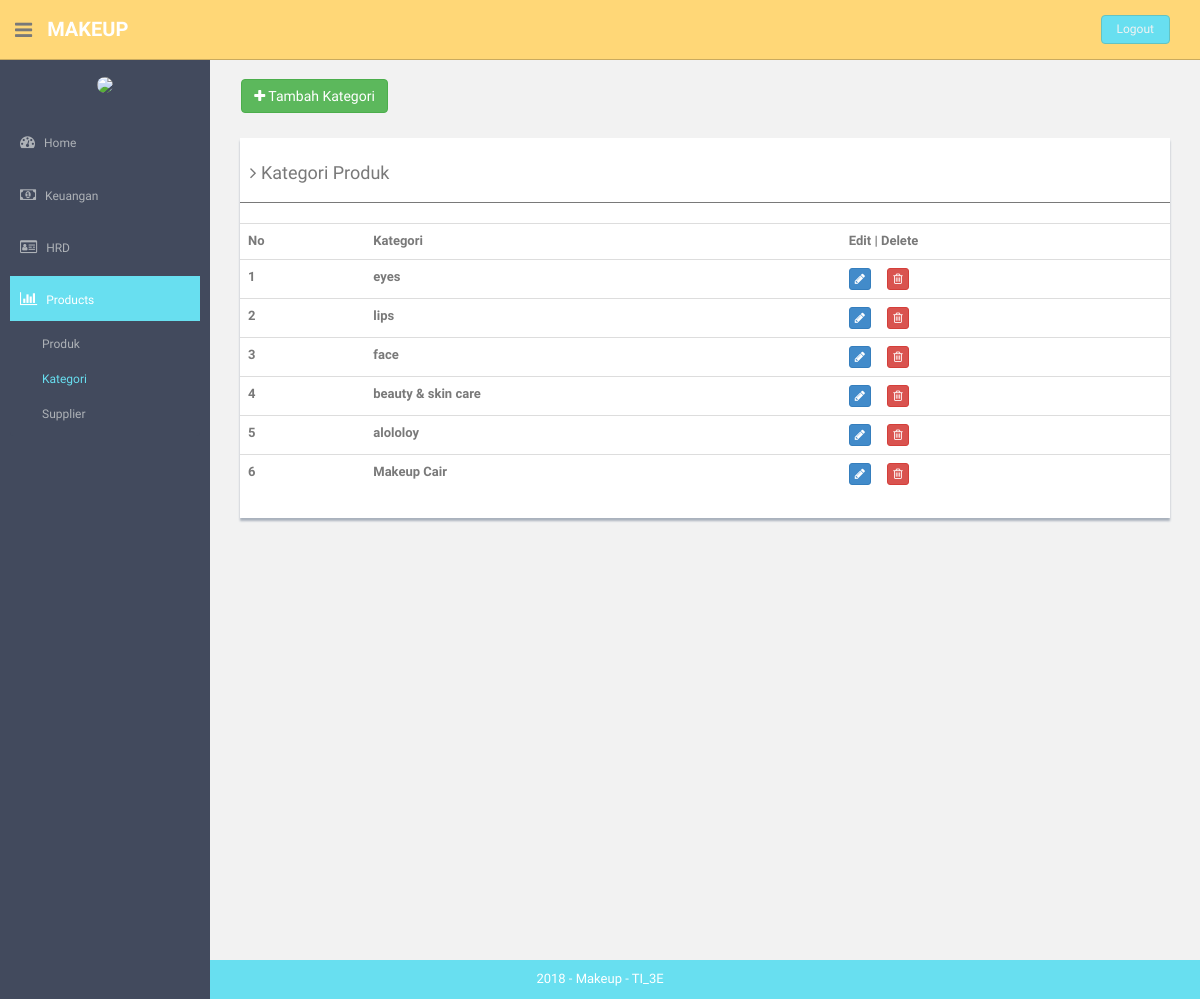
Page /index.php/kategori on the committed database.
### tables this page shows
CREATE TABLE `kategori` (
  `id_kategori` int(10) NOT NULL,
  `nama_kategori` varchar(255) NOT NULL
);

### application/controllers/Kategori.php (called while the page is built, shortened)
<?php
class Kategori extends CI_Controller {
	public function __construct()
	{
		$this->load->helper('url','form');
		$this->load->library('form_validation');
		$this->load->model('kategori_model');
		$this->load->helper('html');
		$this->load->library('image_lib');
	}
	public function index()
	{
		$cek['status'] = array(
        		'home'=>'',
        		'hrd'=>'',
        		'keuangan'=>'',
        		'produk'=>'active',
        		'pembelian'=>'',
        		'pemasukan'=>'',
        		'pengeluaran'=>'',
        		'utang'=>'',
        		'cash_flow'=>'',
        		'neraca'=>'',
        		'admin'=>'',
        		'gaji'=>'',
        		'golongan'=>'',
        		'absensi'=>'',
        		'user'=>'',
        		'barang'=>'',
        		'supplier'=>'',
        		'kategori'=>'active',
        		);
		    	$object['kat']=$this->kategori_model->getDataKategori();
				$this->load->view('component/header',$cek);
				$this->load->view('kategori',$object);
				$this->load->view('component/footer');
	}
}

### index.php (called while the page is built, shortened)
<?php
require_once BASEPATH.'core/CodeIgniter.php';

### application/models/Kategori_model.php (called while the page is built, shortened)
<?php
class Kategori_model extends CI_Model {
	public function getDataKategori()
	{
		$query = $this->db->query("SELECT id_kategori,nama_kategori from kategori");
		return $query->result();
	}
}

### application/views/kategori.php (the view)
<section id="main-content">
  <section class="wrapper site-min-height">
    <br>&nbsp;&nbsp;&nbsp;&nbsp;
    <a href="<?php echo base_url('index.php/kategori/form_kategori'); ?>"><button type="button" class="btn btn-success "><i class="fa fa-plus"> </i> Tambah Kategori</button></a>
    <br>
    <div class="col-md-12 mt">
      <div class="content-panel">
        <table class="table table-hover">
          <h4><i class="fa fa-angle-right"></i> Kategori Produk</h4>
          <hr>
          <tbody>
            <tr>
              <th>No</th>
              <th>Kategori</th>
              <th align="center">Edit | Delete</th>
            </tr>
            <?php
            $no = 1;
            foreach ($kat as $key): ?>
            <tr>
              <th><?php echo $no++ ?></th>
              <th><?php echo $key->nama_kategori ?></th>
              <td>
                <a class="btn btn-primary btn-xs" href="<?php echo base_url('index.php/kategori/update'); ?>/<?php echo $key->id_kategori ?>">
                  <i class="fa fa-pencil"></i>
                </a>&nbsp;&nbsp;&nbsp;&nbsp;
                <a class="btn btn-danger btn-xs" href="<?php echo base_url('index.php/kategori/delete'); ?>/<?php echo $key->id_kategori ?>">
                  <i class="fa fa-trash-o"></i>
                </a>
              </td>
            </tr>
            <?php endforeach; ?>
          </tbody>
        </table>
      </div>
      </div>
    </section>
    </section>

### assets/css/style.css (style rules this page uses)
body { color: #797979; background: #f2f2f2; font-family: 'Ruda', sans-serif; padding: 0px !important; margin: 0px !important; font-size:13px; }
a, a:hover, a:focus { text-decoration: none; outline: none; }
hr { margin-top: 20px; margin-bottom: 20px; border: 0; border-top: 1px solid #797979; }
.mt { margin-top: 25px; }
#main-content { margin-left: 210px; }
.wrapper { display: inline-block; margin-top: 60px; padding-left: 15px; padding-right: 15px; padding-bottom: 15px; padding-top: 0px; width: 100%; }
.content-panel { background: #ffffff; box-shadow: 0px 3px 2px #aab2bd; padding-top: 15px; padding-bottom: 5px; }
.content-panel h4 { margin-left: 10px; }
.site-min-height { min-height: 900px; }

### rows in the picture
kategori: nama_kategori "eyes"
kategori: nama_kategori "lips"
kategori: nama_kategori "face"
kategori: nama_kategori "beauty & skin care"
kategori: nama_kategori "alololoy"
kategori: nama_kategori "Makeup Cair"
